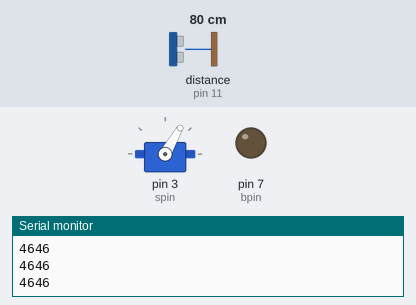
A sketch run on a simulated Arduino Uno, built with avr-gcc and run on an emulated ATmega328P. Shown: servo, output pins drawn as LEDs (lit = HIGH), the last lines printed to the serial monitor. Wiring (inferred from the names in the program): ultrasonic range finder: trigger pin 12; echo pin 11. The test bench sets the inputs (shaded band); at power-on: distance to the obstacle (sensor on pin 11) 80 cm. The echo pulse lasts 58.3 µs per cm; pins used as bus, display or sensor lines are not drawn.

Above: at 1.2 s.
1.3 s: distance to the obstacle (sensor on pin 11) set to 10 cm
At 1.72 s:
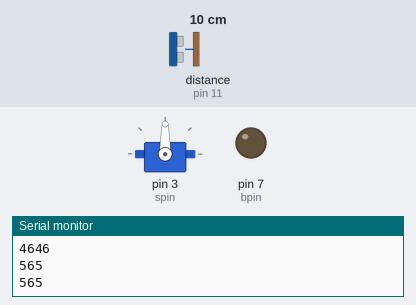
4.3 s: distance to the obstacle (sensor on pin 11) set to 7 cm
At 5.5 s:
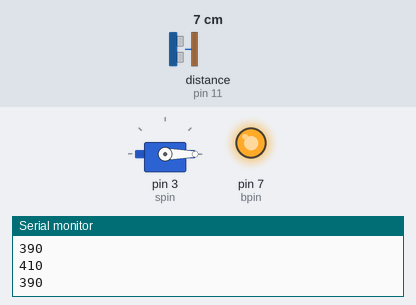
7.3 s: distance to the obstacle (sensor on pin 11) set to 9 cm
At 10.8 s:
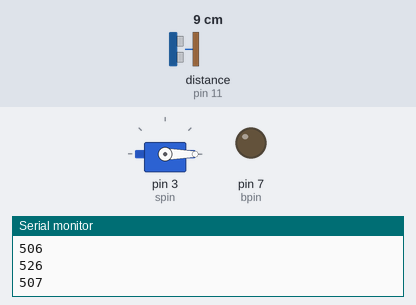
Timing chart, 0 to 16.3 s (numbered marks = the images above; inputs shaded):
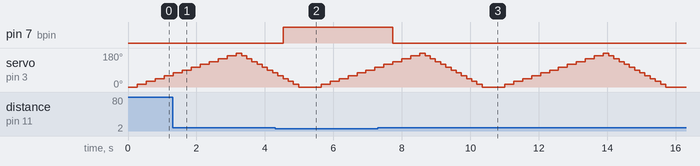

Measured:
- the behaviour switches between 9 and 8 cm on distance to the obstacle (sensor on pin 11) (found by bisection; images 1 and 2)
- after the input at 4.3 s, pin 7 (bpin): LOW → HIGH after 0.23 s
- after the input at 7.3 s, pin 7 (bpin): HIGH → LOW after 0.43 s

The sketch:

radar.ino
```cpp
#include<Servo.h>
int spin=3;
Servo mtr;
int pts;
int trigpin=12;
int echopin=11;
int distance;
int bpin=7;
void setup() {
 Serial.begin(9600);
 pinMode(spin,OUTPUT);
 pinMode(trigpin,OUTPUT);
 pinMode(echopin,INPUT);
 pinMode(bpin,OUTPUT);
 mtr.attach(spin);

}

void loop() {
  for(pts=0;pts<=180;pts=pts+15){

 mtr.write(pts);
 delay(10);
 if(pts==180){
  for(pts=180;pts>=0;pts=pts-15){
    mtr.write(pts);
    digitalWrite(trigpin,LOW);
delayMicroseconds(10);
digitalWrite(trigpin,HIGH);
delayMicroseconds(10);
digitalWrite(trigpin,LOW);
delayMicroseconds(10);
    distance=pulseIn(echopin,HIGH);
    Serial.println(distance);
 delay(150);
 if(distance<=500){
  digitalWrite(bpin,HIGH);
}
else{
  digitalWrite(bpin,LOW);
}
  }}

 digitalWrite(trigpin,LOW);
delayMicroseconds(10);
digitalWrite(trigpin,HIGH);
delayMicroseconds(10);
digitalWrite(trigpin,LOW);
delayMicroseconds(10);
distance=pulseIn(echopin,HIGH);
Serial.println(distance);
delay(250);
if(distance<=500){
  digitalWrite(bpin,HIGH);
}
else{
  digitalWrite(bpin,LOW);
}

  }

}
```
